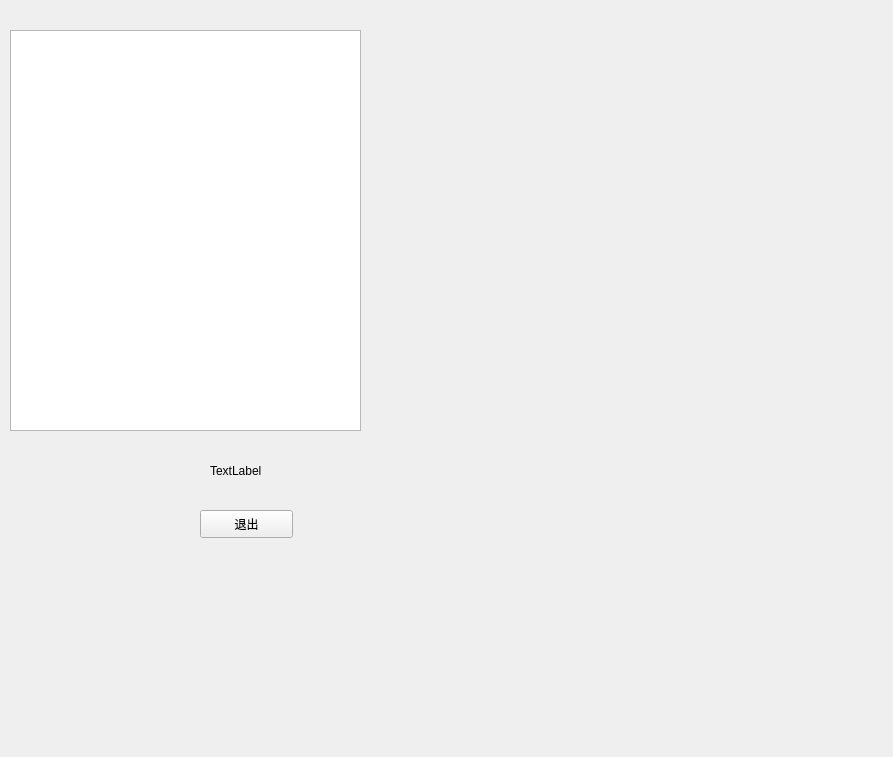
<?xml version="1.0" encoding="UTF-8"?>
<ui version="4.0">
 <class>chatplatform</class>
 <widget class="QWidget" name="chatplatform">
  <property name="geometry">
   <rect>
    <x>0</x>
    <y>0</y>
    <width>893</width>
    <height>757</height>
   </rect>
  </property>
  <property name="windowTitle">
   <string>Form</string>
  </property>
  <widget class="QListWidget" name="userListWidget">
   <property name="geometry">
    <rect>
     <x>10</x>
     <y>30</y>
     <width>351</width>
     <height>401</height>
    </rect>
   </property>
  </widget>
  <widget class="QLabel" name="statusLabel">
   <property name="geometry">
    <rect>
     <x>210</x>
     <y>450</y>
     <width>121</width>
     <height>41</height>
    </rect>
   </property>
   <property name="text">
    <string>TextLabel</string>
   </property>
  </widget>
  <widget class="QPushButton" name="logoutButton">
   <property name="geometry">
    <rect>
     <x>200</x>
     <y>510</y>
     <width>93</width>
     <height>28</height>
    </rect>
   </property>
   <property name="text">
    <string>退出</string>
   </property>
  </widget>
 </widget>
 <resources/>
 <connections/>
</ui>
